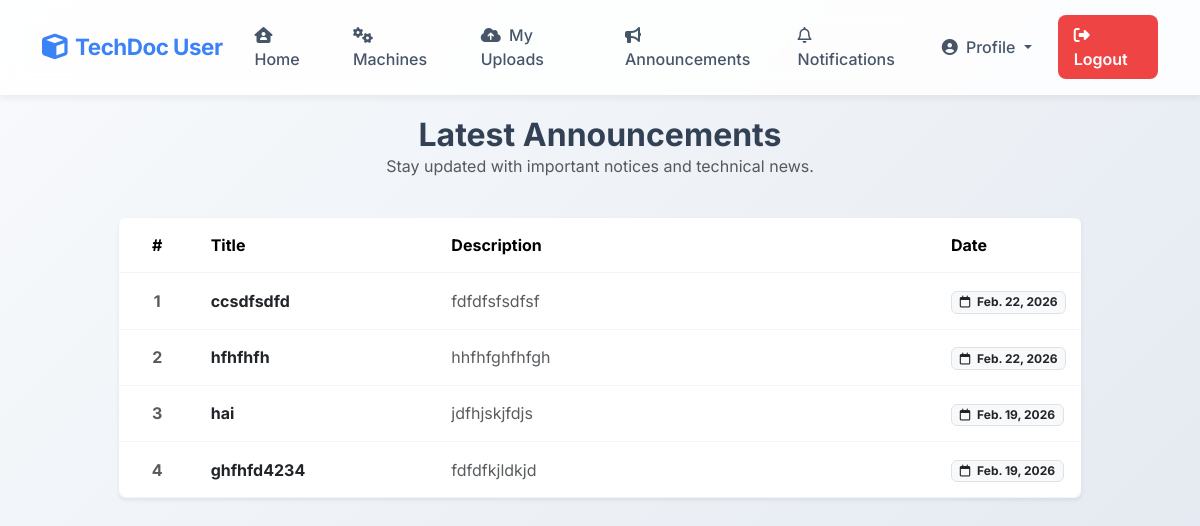
Page /user/Viewannouncement/ on the committed database.
### wadmin/models.py (models this page shows)
class Announcement(models.Model):
    title = models.CharField(max_length=200)
    description = models.TextField()
    date = models.DateField(auto_now_add=True)
    class Meta:
        db_table = 'tbl_announcement'

### user/views.py (the view)
# urls.py: path('Viewannouncement/', views.viewannouncement,name="viewannouncement"),
def viewannouncement(request):
    announcementdata = Announcement.objects.all().order_by('-date')
    return render(request, "user/ViewAnnouncement.html", {
        'data': announcementdata
    })

### user/Templates/user/ViewAnnouncement.html (shortened to what this page needs)
{% include 'user/Header.html' %}
<div class="row justify-content-center mb-4">
    <div class="col-12 text-center">
        <h2 class="fw-bold mb-0">Latest Announcements</h2>
        <p class="text-muted">Stay updated with important notices and technical news.</p>
    </div>
</div>
<div class="row justify-content-center">
    <div class="col-lg-10">
        <div class="card shadow-sm border-0 mb-5">
            <div class="card-body p-0 table-responsive">
                <table class="table table-custom table-hover m-0 w-100 align-middle">
                    <thead>
                        <tr>
                            <th class="text-center" style="width: 8%;">#</th>
                            <th style="width: 25%;">Title</th>
                            <th>Description</th>
                            <th style="width: 15%;">Date</th>
                        </tr>
                    </thead>
                    <tbody>
                        {% for i in data %}
                        <tr>
                            <td class="text-center text-muted fw-bold">{{forloop.counter}}</td>
                            <td class="fw-bold text-dark">{{i.title}}</td>
                            <td class="text-muted">{{i.description}}</td>
                            <td><span class="badge bg-light text-dark border"><i
                                        class="fa-regular fa-calendar me-1"></i> {{i.date}}</span></td>
                        </tr>
                        {% endfor %}
                    </tbody>
                </table>
            </div>
        </div>
    </div>
</div>
</div>
</body>
</html>

### user/Templates/user/Header.html (style rules this page uses)
:root { --primary-color: #3b82f6; --secondary-color: #f59e0b; --dark-bg: #1e293b; --card-bg: rgba(255, 255, 255, 0.95); }
body { font-family: 'Inter', sans-serif; background: linear-gradient(135deg, #f8fafc 0%, #e2e8f0 100%); min-height: 100vh; color: #334155; overflow-x: hidden; padding-top: 76px; }
.table-custom { background: white; border-radius: 12px; overflow: hidden; box-shadow: 0 4px 6px rgba(0, 0, 0, 0.05); }
.table-custom thead { background: #f8fafc; color: #475569; }
.table-custom th, .table-custom td { padding: 15px; vertical-align: middle; border-color: #f1f5f9; }

### rows in the picture
Announcement: title "ccsdfsdfd", description "fdfdfsfsdfsf", date "Feb. 22, 2026"
Announcement: title "hfhfhfh", description "hhfhfghfhfgh", date "Feb. 22, 2026"
Announcement: title "hai", description "jdfhjskjfdjs", date "Feb. 19, 2026"
Announcement: title "ghfhfd4234", description "fdfdfkjldkjd", date "Feb. 19, 2026"
